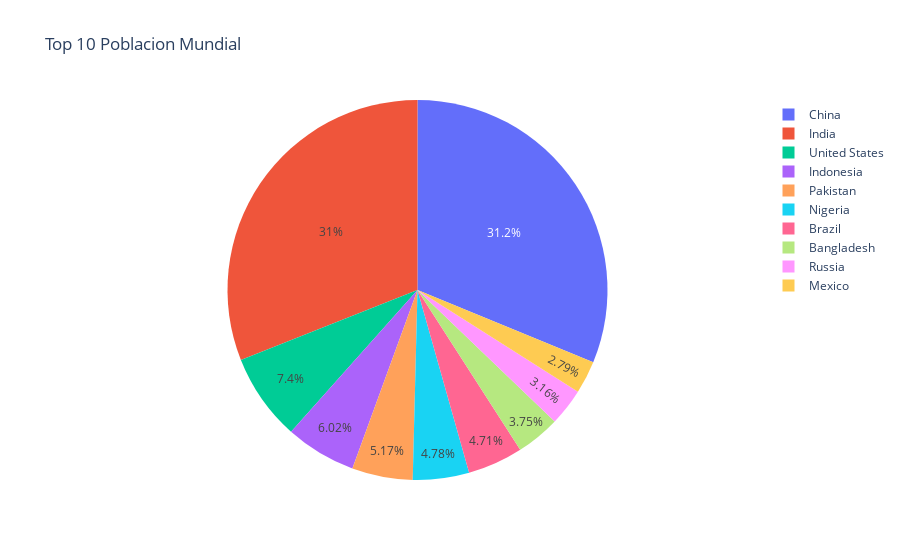

Notebook source saved alongside this figure:
### Code cell
df1 = df.sort_values(by=['World Population Percentage'], ascending=False)[:10]
fig = px.pie(df1, values='World Population Percentage', names='Country/Territory', 
    title='Top 10 Poblacion Mundial')
fig.show();
fig.write_html("top15_pop_dist.html")

### Figure 1 — Plotly figure (JSON) as saved in the notebook; plotly's stock layout.template omitted (floating-point values rounded to 4 significant figures)
{"data": [{"domain": {"x": [0, 1], "y": [0, 1]}, "hovertemplate": "Country/Territory=%{label}<br>World Population Percentage=%{value}<extra></extra>", "labels": ["China", "India", "United States", "Indonesia", "Pakistan", "Nigeria", "Brazil", "Bangladesh", "Russia", "Mexico"], "legendgroup": "", "name": "", "showlegend": true, "type": "pie", "values": [17.88, 17.77, 4.24, 3.45, 2.96, 2.74, 2.7, 2.15, 1.81, 1.6]}], "layout": {"legend": {"tracegroupgap": 0}, "title": {"text": "Top 10 Poblacion Mundial"}}}
